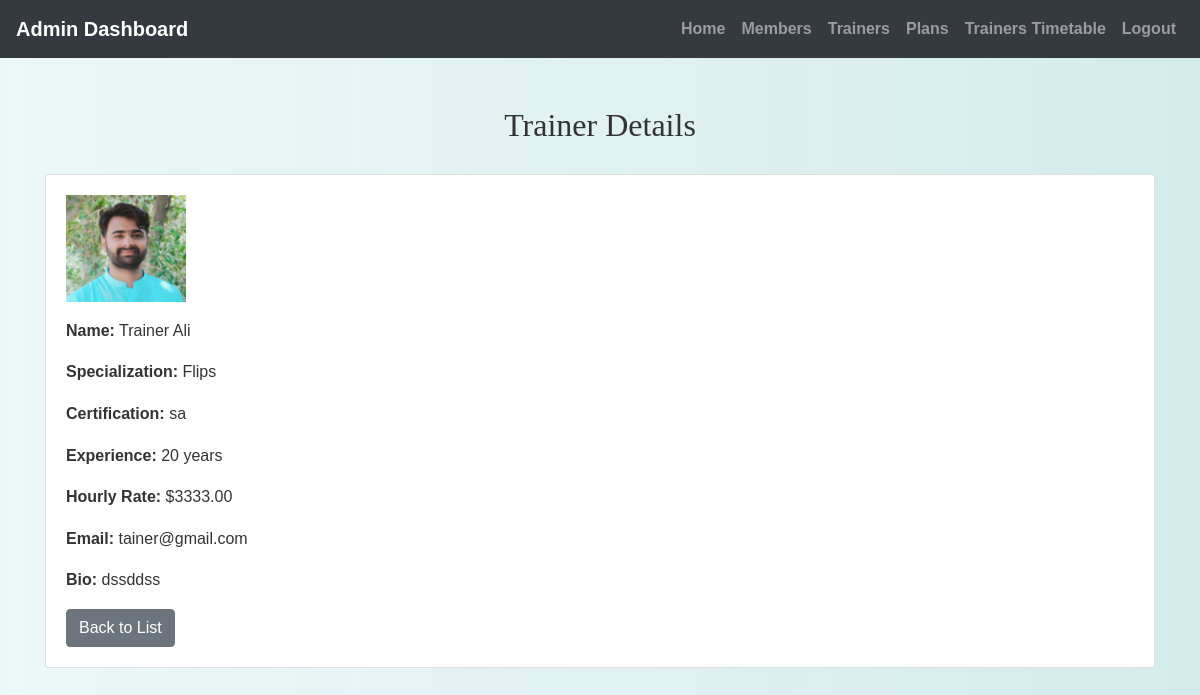
Page /admin/view_trainer.php?id=2 (signed in) on the committed database.
### tables this page shows
CREATE TABLE `trainers` (
  `trainer_id` int(11) NOT NULL,
  `first_name` varchar(50) NOT NULL,
  `last_name` varchar(50) NOT NULL,
  `specialization` varchar(100) DEFAULT NULL,
  `certification` text DEFAULT NULL,
  `experience_years` int(11) DEFAULT NULL,
  `bio` text DEFAULT NULL,
  `hourly_rate` decimal(10,2) DEFAULT NULL,
  `profile_picture` varchar(255) DEFAULT NULL,
  `email` varchar(100) NOT NULL,
  `password` varchar(255) NOT NULL
);

### admin/view_trainer.php (the view, shortened to what this page needs)
<?php
include('config.php');
$id = intval($_GET['id']);
$result = $conn->query("SELECT * FROM trainers WHERE trainer_id = $id");
$trainer = $result->fetch_assoc();
?>
<!DOCTYPE html>
<html>
<head>
    <link rel="stylesheet" href="https://maxcdn.bootstrapcdn.com/bootstrap/4.5.2/css/bootstrap.min.css">
    <link rel="stylesheet" href="../css/style.css" />
</head>
<body>
<?php include('admin_navbar.php'); ?>
<div class="container mt-5">
    <h2>Trainer Details</h2>
    <div class="card mt-3">
        <div class="card-body">
            <img src="uploads/<?= $trainer['profile_picture'] ?>" width="120" class="mb-3">
            <p><strong>Name:</strong> <?= $trainer['first_name'] . ' ' . $trainer['last_name'] ?></p>
            <p><strong>Specialization:</strong> <?= $trainer['specialization'] ?></p>
            <p><strong>Certification:</strong> <?= $trainer['certification'] ?></p>
            <p><strong>Experience:</strong> <?= $trainer['experience_years'] ?> years</p>
            <p><strong>Hourly Rate:</strong> $<?= $trainer['hourly_rate'] ?></p>
            <p><strong>Email:</strong> <?= $trainer['email'] ?></p>
            <p><strong>Bio:</strong> <?= $trainer['bio'] ?></p>
            <a href="view_trainers.php" class="btn btn-secondary">Back to List</a>
        </div>
    </div>
</div>
</body>
</html>

### css/style.css (style rules this page uses)
body { background: linear-gradient(90deg, rgba(233, 246, 246, 0.831), rgba(207, 233, 233, 0.9)); font-family: 'Arial', sans-serif; color: #333; line-height: 1.6; }
h1, h2, h3, h4 { text-align: center; margin-top: 30px; margin-bottom: 30px; font-family: 'Georgia', serif; }
.container { margin-bottom: 40px; }
a { color: #006666; text-decoration: none; font-weight: bold; }

### rows in the picture
trainers: profile_picture (picture), first_name "Trainer", last_name "Ali", specialization "Flips", certification "sa", experience_years "20", hourly_rate "3333.00", email "tainer@gmail.com", bio "dssddss"
